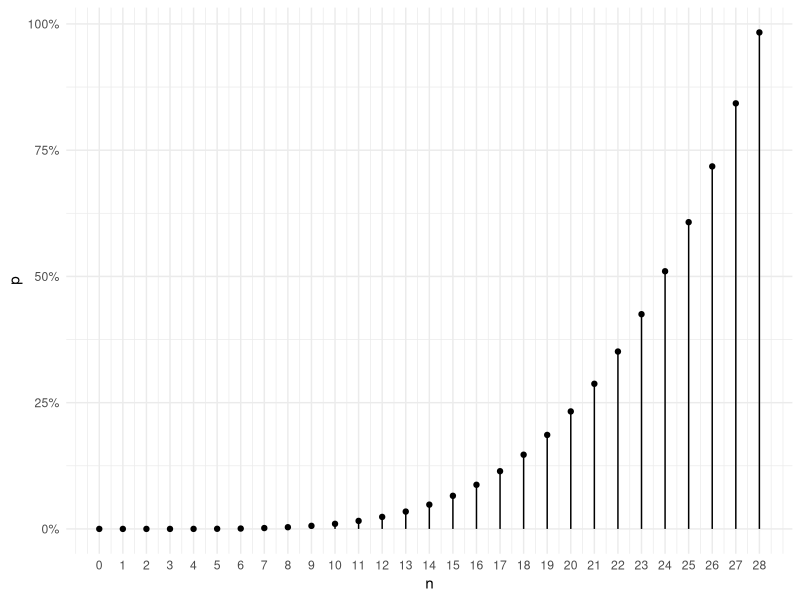
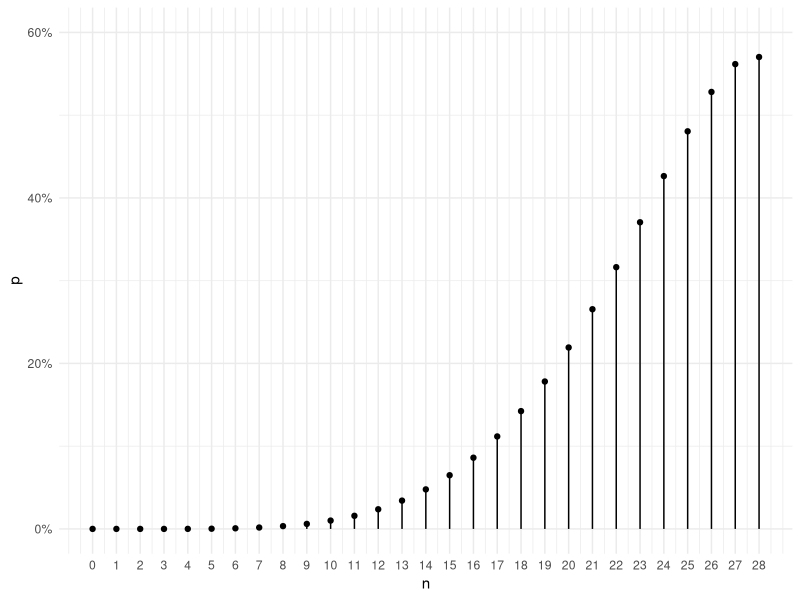
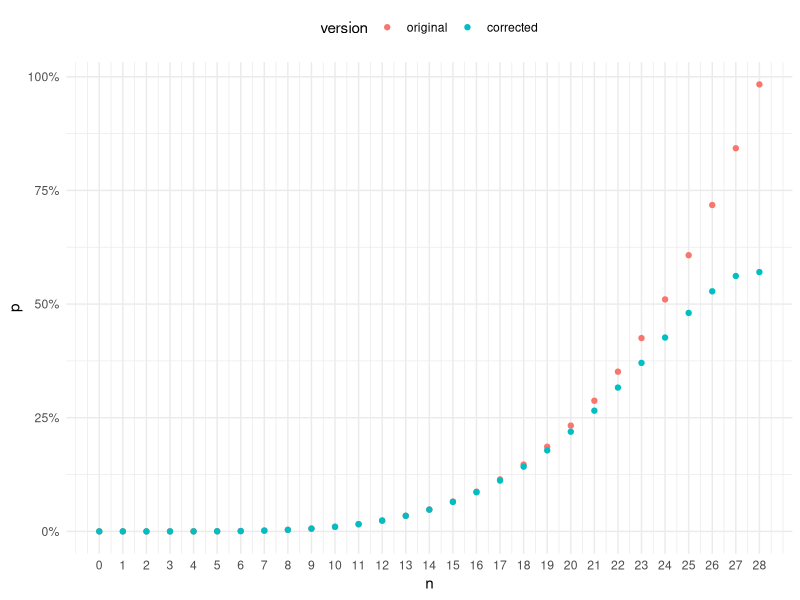
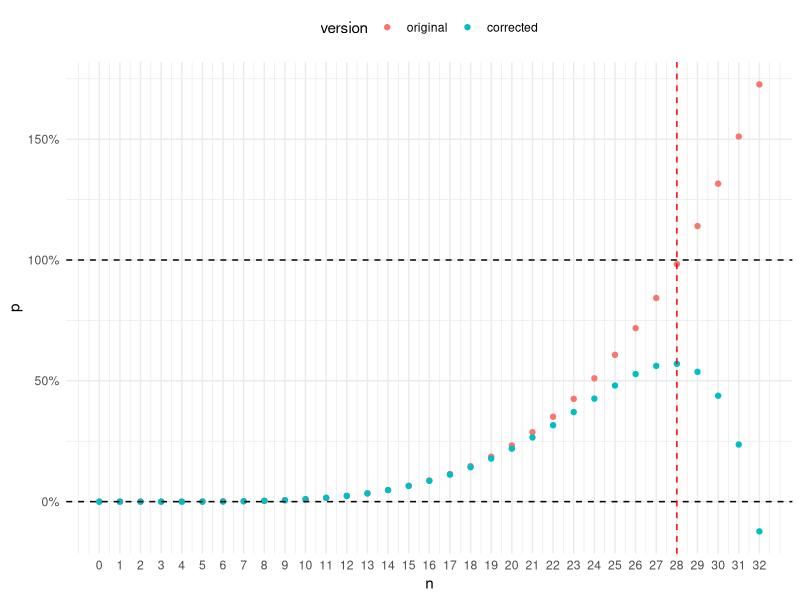

Recreate these plots in R, in order. (Note: a time limit stopped this script after it produced the figures.)
## ---- chunk 1
library(tibble)
library(ggplot2)
library(purrr)
library(scales)
library(tidyr)
library(dplyr)
library(parallel)
library(xfun)
theme_set(theme_minimal())
## ---- chunk 2
prob1 <- function(n) {
  choose(13, 1) * choose(48, n-4) / choose(52, n)
}
df1 <- tibble(
  n = 0:52,
  p = map_dbl(n, prob1)
)
df1 %>% 
  filter(n <= 28) %>%
  ggplot(aes(x = n, y = p)) +
    geom_point() +
    geom_linerange(aes(ymin = 0, ymax = p)) +
    scale_x_continuous(breaks = seq(0, 28, 1)) +
    scale_y_continuous(label = percent)
## ---- chunk 3
prob2 <- function(n) {
  start = choose(13, 1) * choose(48, n-4)
  correction = sum(
    map_dbl(seq(2, 13, 1), ~(.x - 1) * choose(13, .x) * choose(52-4*.x, n-4*.x))
  )
  (start - correction) / choose(52, n)
}
df2 <- tibble(
  n = 0:52,
  p = map_dbl(n, prob2)
)
df2 %>%
  filter(n <= 28) %>%
  ggplot(aes(x = n, y = p)) +
    geom_point() +
    geom_linerange(aes(ymin = 0, ymax = p)) +
    scale_x_continuous(breaks = seq(0, 28, 1)) +
    scale_y_continuous(label = percent, limits = c(0, 0.6))
## ---- chunk 4
df1n2 <- bind_rows(
  mutate(df1, version = "original"),
  mutate(df2, version = "corrected")
) %>%
  mutate(version = factor(version, levels = c("original", "corrected")))
df1n2 %>%
  filter(n <= 28) %>%
  ggplot(aes(x = n, y = p)) +
    geom_point(aes(color = version)) +
    scale_x_continuous(breaks = seq(0, 28, 1)) +
    scale_y_continuous(label = percent) +
    theme(legend.position = "top")
## ---- chunk 5
df1n2 %>%
  filter(n <= 32) %>%
  ggplot(aes(x = n, y = p)) +
    geom_point(aes(color = version)) +
    geom_hline(yintercept = 0, linetype = "dashed") +
    geom_hline(yintercept = 1, linetype = "dashed") +
    geom_vline(xintercept = 28, color = "red", linetype = "dashed") +
    scale_x_continuous(breaks = seq(0, 32, 1)) +
    scale_y_continuous(label = percent) +
    theme(legend.position = "top")
## ---- chunk 6
# create a standard deck
create_a_deck <- function(randomize = TRUE) {
  ranks <- c(
    "ace" = 1L,
    "2" = 2L,
    "3" = 3L,
    "4" = 4L,
    "5" = 5L,
    "6" = 6L,
    "7" = 7L,
    "8" = 8L,
    "9" = 9L,
    "10" = 10L,
    "jack" = 11L,
    "queen" = 12L,
    "king" = 13L
  )
  suits <- c("club", "diamond", "spade", "heart")
  R <- length(ranks)
  S <- length(suits)
  D <- R*S
  deck <- vector(mode = "list", length = D)
  for (i in seq_along(suits)) {
    for (j in seq_along(ranks)) {
      id <- (i-1) * R + j
      deck[[id]] <- list(
        id = id,
        suit = suits[i],
        rank = ranks[j]
      )
    }
  }
  if (randomize) {
    deck <- deck[sample(1:D, replace = FALSE)]
  }
  return(deck)
}
## ---- chunk 7
# function to draw n cards from a deck d
draw_cards <- function(d, n) {
   d[sample(1:length(d), size = n, replace = FALSE)]
}
# test if a hand of cards had any four-of-a-kind
has_foak <- function(cards) {
  any(table(map_int(cards, pluck, "rank")) >= 4)
}
# draw n cards and test if there are any four-of-a-kind in the hand
one_draw <- function(d, n) {
  cards <- draw_cards(d, n)
  has_foak(cards)
}
## ---- chunk 8
ns <- seq(0, 52, 1)
sim_res <- vector(mode = "list", length = length(ns))
deck <- create_a_deck(randomize = FALSE)
df.sim <- cache_rds({
  set.seed(42)
  for (i in seq_along(ns)) {
    sim_res[[i]]  <- tibble(
      n = ns[i],
      p = mean(
        simplify(
          mclapply(
            1:1e6,
            function(x) { one_draw(d = deck, n = ns[i]) },
            mc.cores = 8
          )
        )
      )
    )
  }
  bind_rows(sim_res)
}, clean = FALSE)
## ---- chunk 9
df.sim %>%
  ggplot(aes(x = n, y = p)) +
    geom_point() +
    geom_linerange(aes(ymin = 0, ymax = p)) +
    scale_x_continuous(breaks = seq(0, 50, 5)) +
    scale_y_continuous(label = percent)
## ---- chunk 10
simple_prob <- function(k, n, r) {
  choose(r, k) * choose(4*r-4*k, n-4*k) / choose(4*r, n)
}

compute_has_foak <- function(n, r) {
  K <- n %/% 4
  if (K == 0) {
    return(0)
  }
  res <- vector(mode = "numeric", length = K)
  for (i in seq(K)) {
    res[i] <- simple_prob(i, n, r) * (1 - compute_has_foak(n-4*i, r-i))
  }
  sum(res)
}
## ---- chunk 11
df3 <- tibble(
  n = 0:28,
  p1 = map_dbl(n, prob1),
  p2 = map_dbl(n, prob2),
  p3 = map_dbl(n, ~compute_has_foak(.x, r = 13))
)
df3 %>%
  pivot_longer(p1:p3, names_to = "type", values_to = "probability") %>%
  ggplot(aes(x = n, y = probability)) +
    geom_point(aes(color = type)) +
    scale_x_continuous(breaks = seq(0, 28, 1)) +
    scale_y_continuous(label = percent)
